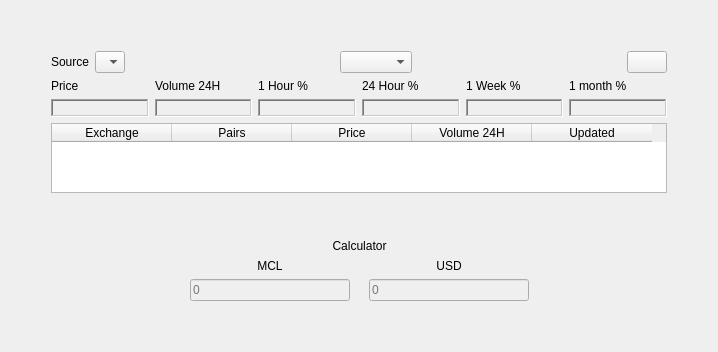
          <widget class="QWidget" name="market_tab">
           <attribute name="title">
            <string>Market</string>
           </attribute>
           <layout class="QGridLayout" name="gridLayout_48">
            <item row="4" column="1">
             <layout class="QGridLayout" name="gridLayout_55">
              <item row="2" column="3">
               <widget class="QLineEdit" name="usd_amount_lineEdit">
                <property name="enabled">
                 <bool>false</bool>
                </property>
                <property name="sizePolicy">
                 <sizepolicy hsizetype="MinimumExpanding" vsizetype="Fixed">
                  <horstretch>0</horstretch>
                  <verstretch>0</verstretch>
                 </sizepolicy>
                </property>
                <property name="minimumSize">
                 <size>
                  <width>160</width>
                  <height>0</height>
                 </size>
                </property>
                <property name="placeholderText">
                 <string>0</string>
                </property>
               </widget>
              </item>
              <item row="1" column="1">
               <widget class="QLabel" name="convert_mcl_label">
                <property name="text">
                 <string>MCL</string>
                </property>
                <property name="alignment">
                 <set>Qt::AlignCenter</set>
                </property>
               </widget>
              </item>
              <item row="2" column="1">
               <widget class="QLineEdit" name="mcl_amount_lineEdit">
                <property name="enabled">
                 <bool>false</bool>
                </property>
                <property name="sizePolicy">
                 <sizepolicy hsizetype="MinimumExpanding" vsizetype="Fixed">
                  <horstretch>0</horstretch>
                  <verstretch>0</verstretch>
                 </sizepolicy>
                </property>
                <property name="minimumSize">
                 <size>
                  <width>160</width>
                  <height>0</height>
                 </size>
                </property>
                <property name="placeholderText">
                 <string>0</string>
                </property>
               </widget>
              </item>
              <item row="1" column="3">
               <widget class="QLabel" name="convert_usd_label">
                <property name="text">
                 <string>USD</string>
                </property>
                <property name="alignment">
                 <set>Qt::AlignCenter</set>
                </property>
               </widget>
              </item>
              <item row="0" column="1" colspan="3">
               <widget class="QLabel" name="mcl_usd_calculator_label">
                <property name="text">
                 <string>Calculator</string>
                </property>
                <property name="alignment">
                 <set>Qt::AlignCenter</set>
                </property>
               </widget>
              </item>
              <item row="0" column="0" rowspan="3">
               <spacer name="horizontalSpacer_76">
                <property name="orientation">
                 <enum>Qt::Horizontal</enum>
                </property>
                <property name="sizeHint" stdset="0">
                 <size>
                  <width>40</width>
                  <height>20</height>
                 </size>
                </property>
               </spacer>
              </item>
              <item row="0" column="4" rowspan="3">
               <spacer name="horizontalSpacer_77">
                <property name="orientation">
                 <enum>Qt::Horizontal</enum>
                </property>
                <property name="sizeHint" stdset="0">
                 <size>
                  <width>40</width>
                  <height>20</height>
                 </size>
                </property>
               </spacer>
              </item>
              <item row="2" column="2">
               <widget class="QLabel" name="exchange_label_icon">
                <property name="text">
                 <string/>
                </property>
                <property name="pixmap">
                 <pixmap resource="resources.qrc">:/images/arrow-double-icon.png</pixmap>
                </property>
               </widget>
              </item>
             </layout>
            </item>
            <item row="5" column="1">
             <spacer name="verticalSpacer_43">
              <property name="orientation">
               <enum>Qt::Vertical</enum>
              </property>
              <property name="sizeHint" stdset="0">
               <size>
                <width>20</width>
                <height>40</height>
               </size>
              </property>
             </spacer>
            </item>
            <item row="2" column="1">
             <layout class="QGridLayout" name="gridLayout_45">
              <item row="1" column="2">
               <spacer name="horizontalSpacer_72">
                <property name="orientation">
                 <enum>Qt::Horizontal</enum>
                </property>
                <property name="sizeHint" stdset="0">
                 <size>
                  <width>40</width>
                  <height>20</height>
                 </size>
                </property>
               </spacer>
              </item>
              <item row="1" column="0">
               <widget class="QLabel" name="exchange_market_label">
                <property name="text">
                 <string>Source</string>
                </property>
               </widget>
              </item>
              <item row="1" column="1">
               <widget class="QComboBox" name="exchange_market_comboBox">
                <property name="sizePolicy">
                 <sizepolicy hsizetype="Preferred" vsizetype="Fixed">
                  <horstretch>0</horstretch>
                  <verstretch>0</verstretch>
                 </sizepolicy>
                </property>
                <property name="sizeAdjustPolicy">
                 <enum>QComboBox::AdjustToContents</enum>
                </property>
                <item>
                 <property name="text">
                  <string/>
                 </property>
                </item>
               </widget>
              </item>
              <item row="1" column="5">
               <widget class="QPushButton" name="exchange_market_request_button">
                <property name="text">
                 <string/>
                </property>
               </widget>
              </item>
              <item row="2" column="0" colspan="6">
               <layout class="QGridLayout" name="gridLayout_53">
                <item row="0" column="1">
                 <widget class="QLabel" name="ticker_volume_label">
                  <property name="text">
                   <string>Volume 24H</string>
                  </property>
                 </widget>
                </item>
                <item row="0" column="2">
                 <widget class="QLabel" name="ticker_1hour_label">
                  <property name="text">
                   <string>1 Hour %</string>
                  </property>
                 </widget>
                </item>
                <item row="0" column="4">
                 <widget class="QLabel" name="ticker_1week_label">
                  <property name="text">
                   <string>1 Week %</string>
                  </property>
                 </widget>
                </item>
                <item row="0" column="0">
                 <widget class="QLabel" name="ticker_price_label">
                  <property name="text">
                   <string>Price</string>
                  </property>
                 </widget>
                </item>
                <item row="0" column="3">
                 <widget class="QLabel" name="ticker_24hour_label">
                  <property name="text">
                   <string>24 Hour %</string>
                  </property>
                 </widget>
                </item>
                <item row="0" column="5">
                 <widget class="QLabel" name="ticker_1month_label">
                  <property name="text">
                   <string>1 month %</string>
                  </property>
                 </widget>
                </item>
                <item row="1" column="0">
                 <widget class="QLabel" name="ticker_price_label_value">
                  <property name="frameShape">
                   <enum>QFrame::WinPanel</enum>
                  </property>
                  <property name="frameShadow">
                   <enum>QFrame::Sunken</enum>
                  </property>
                  <property name="text">
                   <string/>
                  </property>
                  <property name="textInteractionFlags">
                   <set>Qt::LinksAccessibleByMouse|Qt::TextSelectableByMouse</set>
                  </property>
                 </widget>
                </item>
                <item row="1" column="1">
                 <widget class="QLabel" name="ticker_volume_label_value">
                  <property name="frameShape">
                   <enum>QFrame::WinPanel</enum>
                  </property>
                  <property name="frameShadow">
                   <enum>QFrame::Sunken</enum>
                  </property>
                  <property name="text">
                   <string/>
                  </property>
                  <property name="textInteractionFlags">
                   <set>Qt::LinksAccessibleByMouse|Qt::TextSelectableByMouse</set>
                  </property>
                 </widget>
                </item>
                <item row="1" column="2">
                 <widget class="QLabel" name="ticker_1hour_label_value">
                  <property name="frameShape">
                   <enum>QFrame::WinPanel</enum>
                  </property>
                  <property name="frameShadow">
                   <enum>QFrame::Sunken</enum>
                  </property>
                  <property name="text">
                   <string/>
                  </property>
                  <property name="textInteractionFlags">
                   <set>Qt::LinksAccessibleByMouse|Qt::TextSelectableByMouse</set>
                  </property>
                 </widget>
                </item>
                <item row="1" column="3">
                 <widget class="QLabel" name="ticker_24hour_label_value">
                  <property name="frameShape">
                   <enum>QFrame::WinPanel</enum>
                  </property>
                  <property name="frameShadow">
                   <enum>QFrame::Sunken</enum>
                  </property>
                  <property name="text">
                   <string/>
                  </property>
                  <property name="textInteractionFlags">
                   <set>Qt::LinksAccessibleByMouse|Qt::TextSelectableByMouse</set>
                  </property>
                 </widget>
                </item>
                <item row="1" column="4">
                 <widget class="QLabel" name="ticker_1week_label_value">
                  <property name="frameShape">
                   <enum>QFrame::WinPanel</enum>
                  </property>
                  <property name="frameShadow">
                   <enum>QFrame::Sunken</enum>
                  </property>
                  <property name="text">
                   <string/>
                  </property>
                  <property name="textInteractionFlags">
                   <set>Qt::LinksAccessibleByMouse|Qt::TextSelectableByMouse</set>
                  </property>
                 </widget>
                </item>
                <item row="1" column="5">
                 <widget class="QLabel" name="ticker_1month_label_value">
                  <property name="frameShape">
                   <enum>QFrame::WinPanel</enum>
                  </property>
                  <property name="frameShadow">
                   <enum>QFrame::Sunken</enum>
                  </property>
                  <property name="text">
                   <string/>
                  </property>
                  <property name="textInteractionFlags">
                   <set>Qt::LinksAccessibleByMouse|Qt::TextSelectableByMouse</set>
                  </property>
                 </widget>
                </item>
               </layout>
              </item>
              <item row="1" column="4">
               <spacer name="horizontalSpacer_89">
                <property name="orientation">
                 <enum>Qt::Horizontal</enum>
                </property>
                <property name="sizeHint" stdset="0">
                 <size>
                  <width>40</width>
                  <height>20</height>
                 </size>
                </property>
               </spacer>
              </item>
              <item row="3" column="0" colspan="6">
               <widget class="QTableWidget" name="exchange_market_tableWidget">
                <property name="sizeAdjustPolicy">
                 <enum>QAbstractScrollArea::AdjustToContents</enum>
                </property>
                <property name="alternatingRowColors">
                 <bool>true</bool>
                </property>
                <property name="verticalScrollMode">
                 <enum>QAbstractItemView::ScrollPerPixel</enum>
                </property>
                <property name="horizontalScrollMode">
                 <enum>QAbstractItemView::ScrollPerPixel</enum>
                </property>
                <property name="sortingEnabled">
                 <bool>true</bool>
                </property>
                <attribute name="horizontalHeaderDefaultSectionSize">
                 <number>120</number>
                </attribute>
                <attribute name="horizontalHeaderStretchLastSection">
                 <bool>false</bool>
                </attribute>
                <column>
                 <property name="text">
                  <string>Exchange</string>
                 </property>
                </column>
                <column>
                 <property name="text">
                  <string>Pairs</string>
                 </property>
                </column>
                <column>
                 <property name="text">
                  <string>Price</string>
                 </property>
                </column>
                <column>
                 <property name="text">
                  <string>Volume 24H</string>
                 </property>
                </column>
                <column>
                 <property name="text">
                  <string>Updated</string>
                 </property>
                </column>
               </widget>
              </item>
              <item row="1" column="3">
               <widget class="QComboBox" name="market_fiat_comboBox"/>
              </item>
             </layout>
            </item>
            <item row="0" column="1">
             <spacer name="verticalSpacer_44">
              <property name="orientation">
               <enum>Qt::Vertical</enum>
              </property>
              <property name="sizeHint" stdset="0">
               <size>
                <width>20</width>
                <height>40</height>
               </size>
              </property>
             </spacer>
            </item>
            <item row="2" column="0">
             <spacer name="horizontalSpacer_69">
              <property name="orientation">
               <enum>Qt::Horizontal</enum>
              </property>
              <property name="sizeHint" stdset="0">
               <size>
                <width>40</width>
                <height>20</height>
               </size>
              </property>
             </spacer>
            </item>
            <item row="2" column="2">
             <spacer name="horizontalSpacer_74">
              <property name="orientation">
               <enum>Qt::Horizontal</enum>
              </property>
              <property name="sizeHint" stdset="0">
               <size>
                <width>40</width>
                <height>20</height>
               </size>
              </property>
             </spacer>
            </item>
            <item row="3" column="1">
             <spacer name="verticalSpacer_47">
              <property name="orientation">
               <enum>Qt::Vertical</enum>
              </property>
              <property name="sizeHint" stdset="0">
               <size>
                <width>20</width>
                <height>40</height>
               </size>
              </property>
             </spacer>
            </item>
           </layout>
          </widget>
